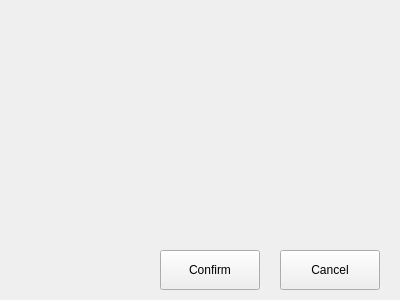
<?xml version="1.0" encoding="UTF-8"?>
<ui version="4.0">
 <class>MessageDialog</class>
 <widget class="QDialog" name="MessageDialog">
  <property name="geometry">
   <rect>
    <x>0</x>
    <y>0</y>
    <width>400</width>
    <height>300</height>
   </rect>
  </property>
  <property name="minimumSize">
   <size>
    <width>400</width>
    <height>0</height>
   </size>
  </property>
  <property name="windowTitle">
   <string>Dialog</string>
  </property>
  <layout class="QVBoxLayout" name="verticalLayout">
   <property name="spacing">
    <number>0</number>
   </property>
   <property name="leftMargin">
    <number>0</number>
   </property>
   <property name="topMargin">
    <number>30</number>
   </property>
   <property name="rightMargin">
    <number>0</number>
   </property>
   <property name="bottomMargin">
    <number>10</number>
   </property>
   <item>
    <layout class="QHBoxLayout" name="horizontalLayout">
     <property name="spacing">
      <number>20</number>
     </property>
     <property name="leftMargin">
      <number>20</number>
     </property>
     <item>
      <widget class="QLabel" name="lab_icon">
       <property name="minimumSize">
        <size>
         <width>50</width>
         <height>50</height>
        </size>
       </property>
       <property name="maximumSize">
        <size>
         <width>50</width>
         <height>50</height>
        </size>
       </property>
       <property name="text">
        <string/>
       </property>
      </widget>
     </item>
     <item>
      <layout class="QVBoxLayout" name="verticalLayout_2">
       <property name="spacing">
        <number>10</number>
       </property>
       <item>
        <widget class="QLabel" name="lab_summary">
         <property name="text">
          <string/>
         </property>
        </widget>
       </item>
       <item>
        <widget class="QLabel" name="lab_body">
         <property name="text">
          <string/>
         </property>
        </widget>
       </item>
      </layout>
     </item>
    </layout>
   </item>
   <item>
    <spacer name="verticalSpacer">
     <property name="orientation">
      <enum>Qt::Vertical</enum>
     </property>
     <property name="sizeHint" stdset="0">
      <size>
       <width>20</width>
       <height>155</height>
      </size>
     </property>
    </spacer>
   </item>
   <item>
    <widget class="QWidget" name="widget_btn" native="true">
     <layout class="QHBoxLayout" name="horizontalLayout_2">
      <property name="spacing">
       <number>20</number>
      </property>
      <property name="leftMargin">
       <number>20</number>
      </property>
      <property name="topMargin">
       <number>10</number>
      </property>
      <property name="rightMargin">
       <number>20</number>
      </property>
      <property name="bottomMargin">
       <number>0</number>
      </property>
      <item>
       <spacer name="horizontalSpacer">
        <property name="orientation">
         <enum>Qt::Horizontal</enum>
        </property>
        <property name="sizeHint" stdset="0">
         <size>
          <width>40</width>
          <height>20</height>
         </size>
        </property>
       </spacer>
      </item>
      <item>
       <widget class="QToolButton" name="btn_confirm">
        <property name="minimumSize">
         <size>
          <width>100</width>
          <height>40</height>
         </size>
        </property>
        <property name="maximumSize">
         <size>
          <width>100</width>
          <height>40</height>
         </size>
        </property>
        <property name="text">
         <string>Confirm</string>
        </property>
       </widget>
      </item>
      <item>
       <widget class="QToolButton" name="btn_cancel">
        <property name="minimumSize">
         <size>
          <width>100</width>
          <height>40</height>
         </size>
        </property>
        <property name="maximumSize">
         <size>
          <width>100</width>
          <height>40</height>
         </size>
        </property>
        <property name="text">
         <string>Cancel</string>
        </property>
       </widget>
      </item>
     </layout>
    </widget>
   </item>
  </layout>
 </widget>
 <resources/>
 <connections/>
</ui>
